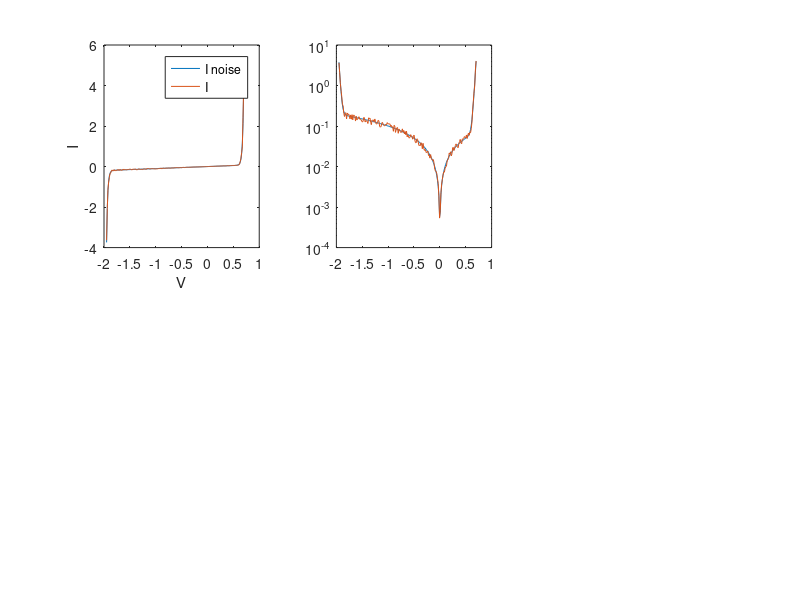
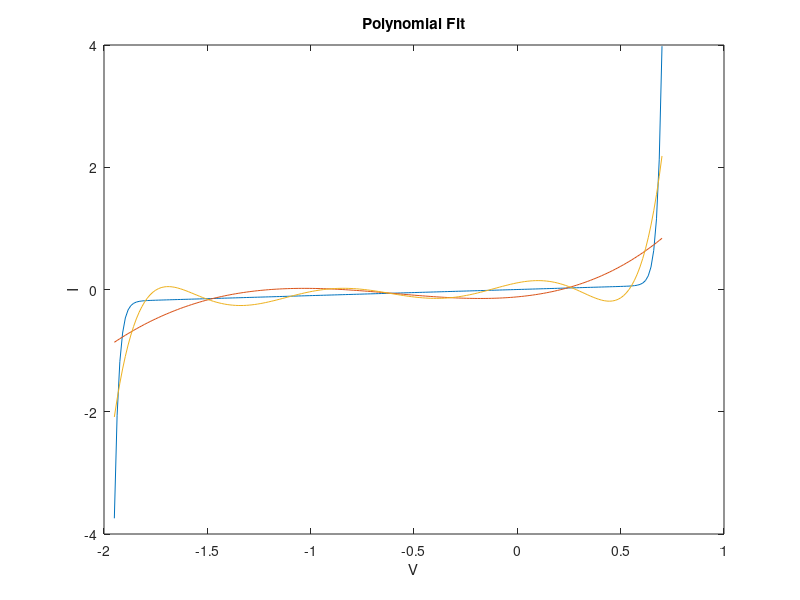
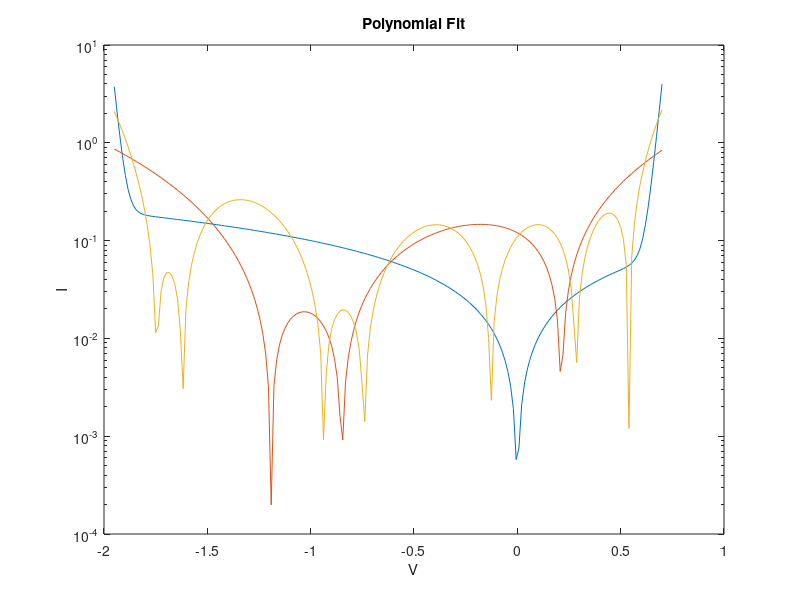

Reproduce these figures in MATLAB, in order. (Note: this script raises an error after producing the figures.)

%PA 8: Diode Parameter Extraction

% Part 1
Is = 0.01e-12;
Ib = 0.1e-12;
Vb = 1.3;
Gp = 0.1;

V = linspace(-1.95,0.7,200);
I = (Is*(exp(1.2*V/0.025)-1)) + (Gp*V) - (Ib*(exp(-1.2*(V+Vb)/0.025)-1));
r = (1.2-0.8).*rand(size(I)) + 0.8;
Iran =r.*I;

figure()
subplot(2,3,1)
plot(V,I,V,Iran)
legend('I noise', 'I');
xlabel('V');
ylabel('I');
subplot(2,3,2)

semilogy(V,abs(I),V,abs(Iran))
% Part 2
P4 = polyfit(V,I,4);
P8 = polyfit(V,I,8);

V4 = polyval(P4,V);
V8 = polyval(P8,V);

figure(2)
plot(V,I)
hold on
plot(V,V4)
plot(V,V8)
title  'Polynomial Fit'
xlabel ('V');
ylabel ('I');

figure(3)
semilogy(V,abs(I))
hold on
semilogy(V,abs(V4))
semilogy(V,abs(V8))
title  'Polynomial Fit'
xlabel ('V');
ylabel ('I');

% Part 3

%first case
fo1 = fittype('A.*(exp(1.2*x/25e-3)-1) + 0.1.*x - C*(exp(1.2*(-(x+1.3))/25e-3)-1)');
ff1 = fit(V',I',fo1);
If1 = ff1(V);

%Second Case
fo2 = fittype('A.*(exp(1.2*x/25e-3)-1) + B.*x - C*(exp(1.2*(-(x+1.3))/25e-3)-1)');
ff2 = fit(V',I',fo2);
If2 = ff2(V);

%Third Case
fo3 = fittype('A.*(exp(1.2*x/25e-3)-1) + B.*x - C*(exp(1.2*(-(x+D))/25e-3)-1)');
ff3 = fit(V',I',fo3);
If3 = ff3(V);

figure(4)
plot(V,If1)
hold on
plot(V,If2)
plot(V,If3)
legend('If1','If2','If3')

figure(5)
semilogy(V,abs(If1))
%semilogy(V,abs(If1'),'b',V,abs(I20),'r')
hold on
semilogy(V,abs(If2))
semilogy(V,abs(If3))
legend('If1','If2','If3')

% Part 4

inputs = V.';
targets = I.';
hiddenLayerSize = 10;
net = fitnet(hiddenLayerSize);
net.divideParam.trainRatio = 70/100;
net.divideParam.valRatio = 15/100;
net.divideParam.testRatio = 15/100;
[net,tr] = train(net,inputs,targets);
outputs = net(inputs);
errors = gsubtract(outputs,targets);
performance = perform(net,targets,outputs);
view(net);
Inn = outputs;

figure(6)
plot(V,Inn)
hold on 
plot(V,I)
title 'Neural Fit'

figure(7)
semilogy(V,abs(Inn))
hold on 
semilogy(V,abs(I))
title 'Neural Fit SemiLog'